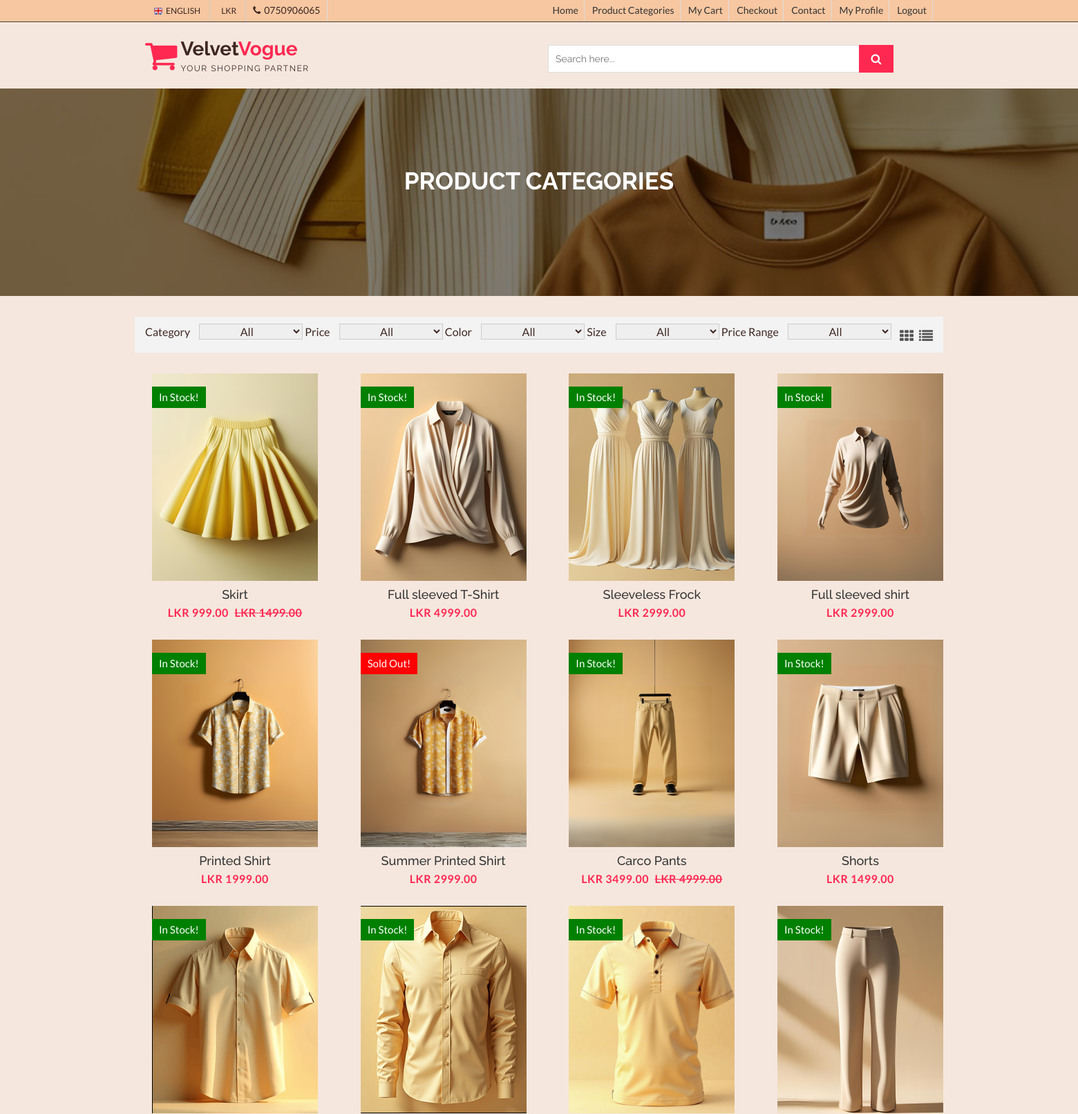
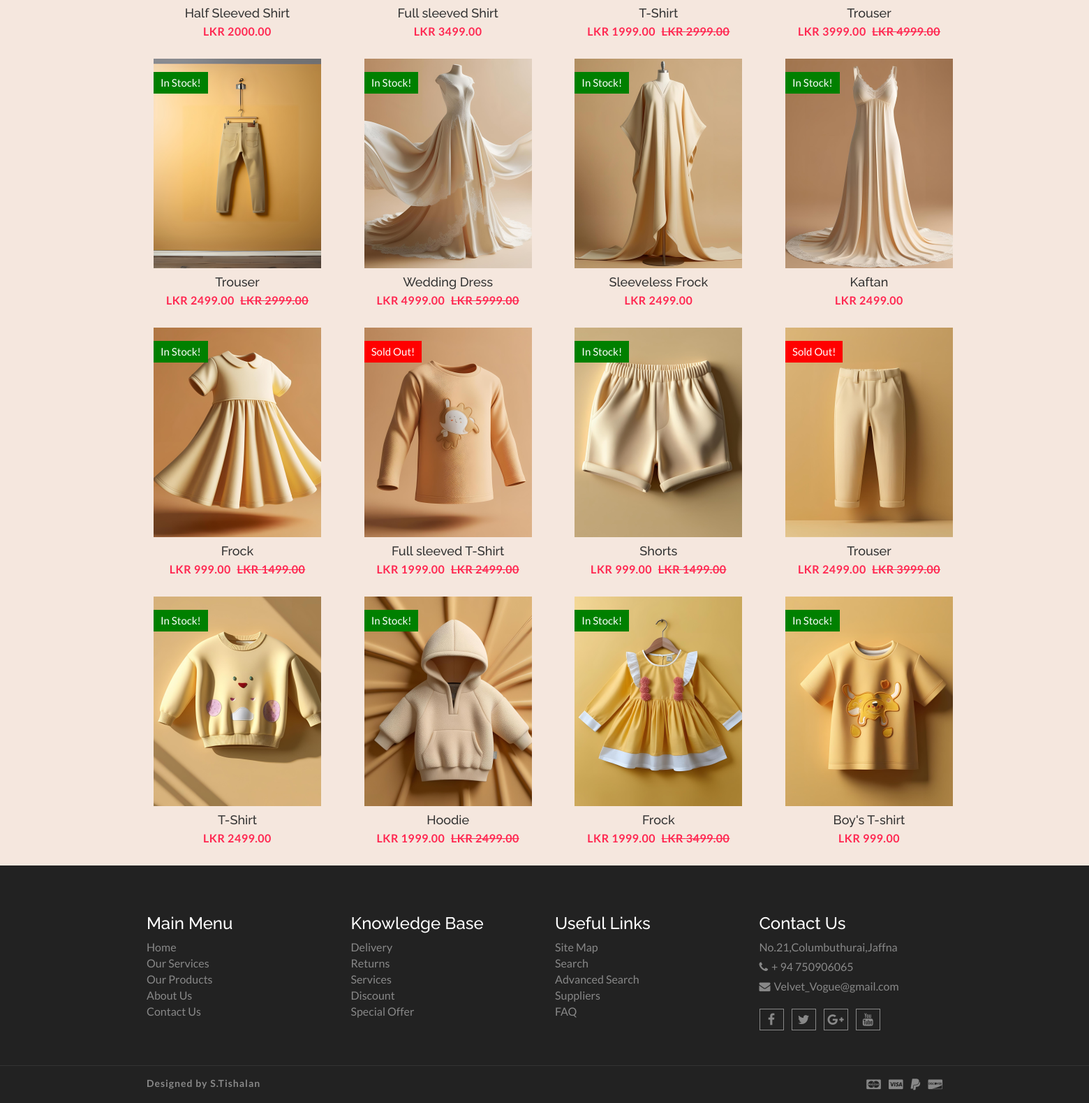
The app's page /product.php (signed in) with its own data (2 pictures, top to bottom).
### tables this page shows
CREATE TABLE IF NOT EXISTS `products_details` (
  `Product_ID` int NOT NULL AUTO_INCREMENT,
  `Product_name` varchar(255) NOT NULL,
  `Price` decimal(10,2) NOT NULL,
  `Discount_Price` decimal(10,2) DEFAULT NULL,
  `Image` longblob NOT NULL,
  `category` varchar(50) NOT NULL,
  `Description` text NOT NULL,
  `Availability` enum('in_stock','out_of_stock') NOT NULL,
  `Size` varchar(200) NOT NULL,
  `Colors` varchar(200) NOT NULL,
  PRIMARY KEY (`Product_ID`)
);

### product.php (the view, shortened to what this page needs)
<!DOCTYPE html>
<html lang="en">
  <head>
    <link href="css/font-awesome.css" rel="stylesheet">
    <link href="css/bootstrap.css" rel="stylesheet">
    <link href="css/jquery.smartmenus.bootstrap.css" rel="stylesheet">
    <link rel="stylesheet" type="text/css" href="css/jquery.simpleLens.css">
    <link rel="stylesheet" type="text/css" href="css/slick.css">
    <link rel="stylesheet" type="text/css" href="css/nouislider.css">
    <link id="switcher" href="css/theme-color/default-theme.css" rel="stylesheet">
    <link href="css/sequence-theme.modern-slide-in.css" rel="stylesheet" media="all">
    <link href="css/style.css" rel="stylesheet">
    <link href="css/theme-color/pink-theme.css" rel="stylesheet">
  </head>
  <body class="productPage">
  <header id="aa-header">
    <div class="aa-header-top">
      <div class="container">
        <div class="row">
          <div class="col-md-12">
            <div class="aa-header-top-area">
              <div class="aa-header-top-left">
                <div class="aa-language">
                  <div class="dropdown">
                    <a class="btn dropdown-toggle" href="#" type="button" id="dropdownMenu1" data-toggle="dropdown" aria-haspopup="true" aria-expanded="true">
                      <img src="img/flag/english.jpg" alt="english flag">ENGLISH
                    </a>
                  </div>
                </div>
                <div class="aa-currency">
                  <div class="dropdown">
                    <a class="btn dropdown-toggle" href="#" type="button" id="dropdownMenu1" data-toggle="dropdown" aria-haspopup="true" aria-expanded="true">
                      <i class="fa fa-LKR"></i>LKR
                    </a>
                  </div>
                </div>
                <div class="cellphone hidden-xs">
                  <p><span class="fa fa-phone"></span>0750906065</p>
                </div>
              </div>
              <div class="aa-header-top-right">
                <ul class="aa-head-top-nav-right">
                  <li class="hidden-xs"><a href="index.php">Home</a></li>
                  <li class="hidden-xs"><a href="product.php">Product Categories</a></li>
                  <li class="hidden-xs"><a href="cart.php">My Cart</a></li>
                  <li class="hidden-xs"><a href="checkout.php">Checkout</a></li>
                  <li class="hidden-xs"><a href="contact.php">Contact</a></li>
                  <li class="hidden-xs"><a href="profile.php">My Profile</a></li>
                  <li class="hidden-xs"><a href="login.html">Logout</a></li>
                  </ul>
                   </div>
            </div>
          </div>
        </div>
      </div>
    </div>
    <div class="aa-header-bottom">
      <div class="container">
        <div class="row">
          <div class="col-md-12">
            <div class="aa-header-bottom-area">
              <div class="aa-logo">
                <a href="index.html">
                  <span class="fa fa-shopping-cart"></span>
                  <p>Velvet<strong>Vogue</strong> <span>Your Shopping Partner</span></p>
                </a>
              </div>
              <div class="aa-search-box">
                <form action="">
                  <input type="text" name="" id="" placeholder="Search here... ">
                  <button type="submit"><span class="fa fa-search"></span></button>
                </form>
              </div>
            </div>
          </div>
        </div>
      </div>
    </div>
  </header>
  <section id="aa-catg-head-banner">
   <img src="Images/fashion.png" alt="fashion img">
   <div class="aa-catg-head-banner-area">
     <div class="container">
      <div class="aa-catg-head-banner-content">
        <h2>PRODUCT CATEGORIES</h2>
      </div>
     </div>
   </div>
  </section>
  <section id="aa-product-category">
    <div class="container">
      <div class="row">
          <div class="aa-product-catg-content">
            <div class="aa-product-catg-head">
              <div class="aa-product-catg-head-left">
              <form action="product.php" method="get" class="aa-sort-form" id="productFilterForm">
    <label for="Category">Category</label>
    <select name="category" onchange="this.form.submit()">
        <option value="all" <?php echo isset($_GET['category']) && $_GET['category'] == 'all' ? 'selected' : ''; ?>>All</option>
    </select>
    <label for="priceSort">Price</label>
    <select name="priceSort" id="priceSort" onchange="this.form.submit()">
        <option value="1" <?php echo !isset($_GET['priceSort']) || $_GET['priceSort'] == '1' ? 'selected' : ''; ?>>All</option>
    </select>
    <label for="colorSort">Color</label>
    <select name="colorSort" id="colorSort" onchange="this.form.submit()">
        <option value="1" <?php echo !isset($_GET['colorSort']) || $_GET['colorSort'] == '1' ? 'selected' : ''; ?>>All</option>
    </select>
    <label for="sizeSort">Size</label>
    <select name="sizeSort" id="sizeSort" onchange="this.form.submit()">
        <option value="1" <?php echo !isset($_GET['sizeSort']) || $_GET['sizeSort'] == '1' ? 'selected' : ''; ?>>All</option>
    </select>
    <label for="priceRange">Price Range</label>
    <select name="priceRange" id="priceRange" onchange="this.form.submit()">
        <option value="all" <?php echo !isset($_GET['priceRange']) || $_GET['priceRange'] == 'all' ? 'selected' : ''; ?>>All</option>
    </select>
</form>
              </div>
              <div class="aa-product-catg-head-right">
                <a id="grid-catg" href="#"><span class="fa fa-th"></span></a>
                <a id="list-catg" href="#"><span class="fa fa-list"></span></a>
              </div>
            </div>
            <div class="aa-product-catg-body">
    <ul class="aa-product-catg">
        <?php
$con = mysqli_connect("localhost", "root", "", "Velvet_vogue");
$sql = "SELECT * FROM Products_details WHERE 1";
$res = $con->query($sql);
?>
<?php while ($row = $res->fetch_assoc()) { ?>
    <li>
        <figure>
            <a class="aa-product-img"  href="product-detail.php?pid=<?php echo htmlentities($row['Product_ID']); ?>">
                <img src="Admindb/uploads/<?php echo htmlentities($row['Image']); ?>"
                     alt="<?php echo htmlentities($row['Product_name']); ?> img"
                     width="250" height="300">
            </a>
            <figcaption>
                <h4 class="aa-product-title">
                    <a href="product-details.php?pid=<?php echo htmlentities($row['Product_ID']); ?>">
                        <?php echo htmlentities($row['Product_name']); ?>
                    </a>
                </h4>
                <?php if ($row['Discount_Price'] > 0) { ?>
                    <span class="aa-product-price">
                        LKR <?php echo htmlentities($row['Discount_Price']); ?>
                    </span>
                    <span class="aa-product-price">
                        <del>LKR <?php echo htmlentities($row['Price']); ?></del>
                    </span>
                <?php } else { ?>
                    <span class="aa-product-price">LKR <?php echo htmlentities($row['Price']); ?></span>
                <?php } ?>
            </figcaption>
        </figure>
        <?php if ($row['Availability'] == 'in_stock') { ?>
            <span class="aa-badge aa-sale" href="#">In Stock!</span>
        <?php } else { ?>
            <span class="aa-badge aa-sold-out" href="#">Sold Out!</span>
        <?php } ?>
    </li>
<?php } ?>
    </ul>
          </div>
        </div>
  </section>
  <footer id="aa-footer">
    <div class="aa-footer-top">
     <div class="container">
        <div class="row">
        <div class="col-md-12">
          <div class="aa-footer-top-area">
            <div class="row">
              <div class="col-md-3 col-sm-6">
                <div class="aa-footer-widget">
                  <h3>Main Menu</h3>
                  <ul class="aa-footer-nav">
                    <li><a href="#">Home</a></li>
                    <li><a href="#">Our Services</a></li>
                    <li><a href="#">Our Products</a></li>
                    <li><a href="#">About Us</a></li>
                    <li><a href="#">Contact Us</a></li>
                  </ul>
                </div>
              </div>
              <div class="col-md-3 col-sm-6">
                <div class="aa-footer-widget">
                  <div class="aa-footer-widget">
                    <h3>Knowledge Base</h3>
                    <ul class="aa-footer-nav">
                      <li><a href="#">Delivery</a></li>
                      <li><a href="#">Returns</a></li>
                      <li><a href="#">Services</a></li>
                      <li><a href="#">Discount</a></li>
                      <li><a href="#">Special Offer</a></li>
                    </ul>
                  </div>
                </div>
              </div>
              <div class="col-md-3 col-sm-6">
                <div class="aa-footer-widget">
                  <div class="aa-footer-widget">
                    <h3>Useful Links</h3>
                    <ul class="aa-footer-nav">
                      <li><a href="#">Site Map</a></li>
                      <li><a href="#">Search</a></li>
                      <li><a href="#">Advanced Search</a></li>
                      <li><a href="#">Suppliers</a></li>
                      <li><a href="#">FAQ</a></li>
                    </ul>
                  </div>
                </div>
              </div>
              <div class="col-md-3 col-sm-6">
                <div class="aa-footer-widget">
                  <div class="aa-footer-widget">
                    <h3>Contact Us</h3>
                    <address>
                      <p> No.21,Columbuthurai,Jaffna</p>
                      <p><span class="fa fa-phone"></span>+ 94 750906065</p>
                      <p><span class="fa fa-envelope"></span>Velvet_Vogue@gmail.com</p>
                    </address>
                    <div class="aa-footer-social">
                      <a href="#"><span class="fa fa-facebook"></span></a>
                      <a href="#"><span class="fa fa-twitter"></span></a>
                      <a href="#"><span class="fa fa-google-plus"></span></a>
                      <a href="#"><span class="fa fa-youtube"></span></a>
                    </div>
                  </div>
                </div>
              </div>
            </div>
          </div>
        </div>
      </div>
     </div>
    </div>
    <div class="aa-footer-bottom">
      <div class="container">
        <div class="row">
        <div class="col-md-12">
          <div class="aa-footer-bottom-area">
            <p>Designed by <a href="http://www.markups.io/">S.Tishalan</a></p>
            <div class="aa-footer-payment">
              <span class="fa fa-cc-mastercard"></span>
              <span class="fa fa-cc-visa"></span>
              <span class="fa fa-paypal"></span>
              <span class="fa fa-cc-discover"></span>
            </div>
          </div>
        </div>
      </div>
      </div>
    </div>
  </footer>
  </body>
</html>

### css/theme-color/default-theme.css (style rules this page uses)
h2 { color: #ff6666; }
#aa-header .aa-header-bottom .aa-header-bottom-area .aa-logo a > span { color: #ff6666; }
#aa-header .aa-header-bottom .aa-header-bottom-area .aa-logo a strong { color: #ff6666; }
#aa-header .aa-header-bottom .aa-header-bottom-area .aa-search-box button { background-color: #ff6666; }
.aa-product-catg li .aa-product-price { color: #ff6666; }

### css/theme-color/pink-theme.css (style rules this page uses)
h2 { color: #ff2851; }
#aa-header .aa-header-bottom .aa-header-bottom-area .aa-logo a > span { color: #ff2851; }
#aa-header .aa-header-bottom .aa-header-bottom-area .aa-logo a strong { color: #ff2851; }
#aa-header .aa-header-bottom .aa-header-bottom-area .aa-search-box button { background-color: #ff2851; }
.aa-product-catg li .aa-product-price { color: #ff2851; }

### product.php (style rules this page uses)
.aa-product-catg-body { display: flex; flex-wrap: wrap; justify-content: space-between; }
.aa-product-catg li { width: 20%; margin-bottom: 30px; box-sizing: border-box; }

### records on screen
products_details: Image (picture), Product_name "Skirt", Discount_Price "999.00", Price "1499.00", Availability "In Stock!"
products_details: Image (picture), Product_name "Full sleeved T-Shirt", Price "4999.00", Availability "In Stock!"
products_details: Image (picture), Product_name "Sleeveless Frock", Price "2999.00", Availability "In Stock!"
products_details: Image (picture), Product_name "Full sleeved shirt", Price "2999.00", Availability "In Stock!"
products_details: Image (picture), Product_name "Printed Shirt", Price "1999.00", Availability "In Stock!"
products_details: Image (picture), Product_name "Summer Printed Shirt", Price "2999.00", Availability "Sold Out!"
products_details: Image (picture), Product_name "Carco Pants", Discount_Price "3499.00", Price "4999.00", Availability "In Stock!"
products_details: Image (picture), Product_name "Shorts", Price "1499.00", Availability "In Stock!"
products_details: Image (picture), Product_name "Half Sleeved Shirt", Price "2000.00", Availability "In Stock!"
products_details: Image (picture), Product_name "Full sleeved Shirt", Price "3499.00", Availability "In Stock!"
products_details: Image (picture), Product_name "T-Shirt", Discount_Price "1999.00", Price "2999.00", Availability "In Stock!"
products_details: Image (picture), Product_name "Trouser", Discount_Price "3999.00", Price "4999.00", Availability "In Stock!"
products_details: Image (picture), Product_name "Trouser", Discount_Price "2499.00", Price "2999.00", Availability "In Stock!"
products_details: Image (picture), Product_name "Wedding Dress", Discount_Price "4999.00", Price "5999.00", Availability "In Stock!"
products_details: Image (picture), Product_name "Sleeveless Frock", Price "2499.00", Availability "In Stock!"
products_details: Image (picture), Product_name "Kaftan", Price "2499.00", Availability "In Stock!"
products_details: Image (picture), Product_name "Frock", Discount_Price "999.00", Price "1499.00", Availability "In Stock!"
products_details: Image (picture), Product_name "Full sleeved T-Shirt", Discount_Price "1999.00", Price "2499.00", Availability "Sold Out!"
products_details: Image (picture), Product_name "Shorts", Discount_Price "999.00", Price "1499.00", Availability "In Stock!"
products_details: Image (picture), Product_name "Trouser", Discount_Price "2499.00", Price "3999.00", Availability "Sold Out!"
products_details: Image (picture), Product_name "T-Shirt", Price "2499.00", Availability "In Stock!"
products_details: Image (picture), Product_name "Hoodie", Discount_Price "1999.00", Price "2499.00", Availability "In Stock!"
products_details: Image (picture), Product_name "Frock", Discount_Price "1999.00", Price "3499.00", Availability "In Stock!"
products_details: Image (picture), Product_name "Boy's T-shirt", Price "999.00", Availability "In Stock!"
